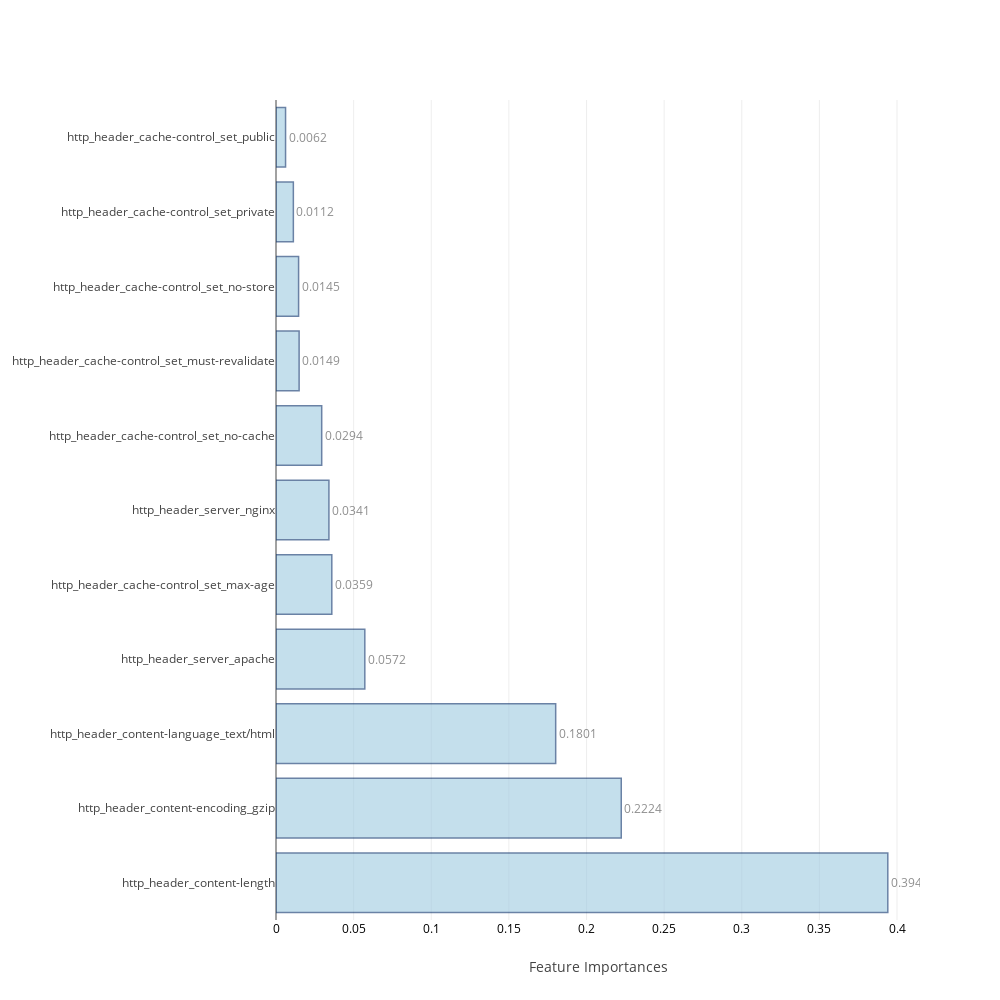
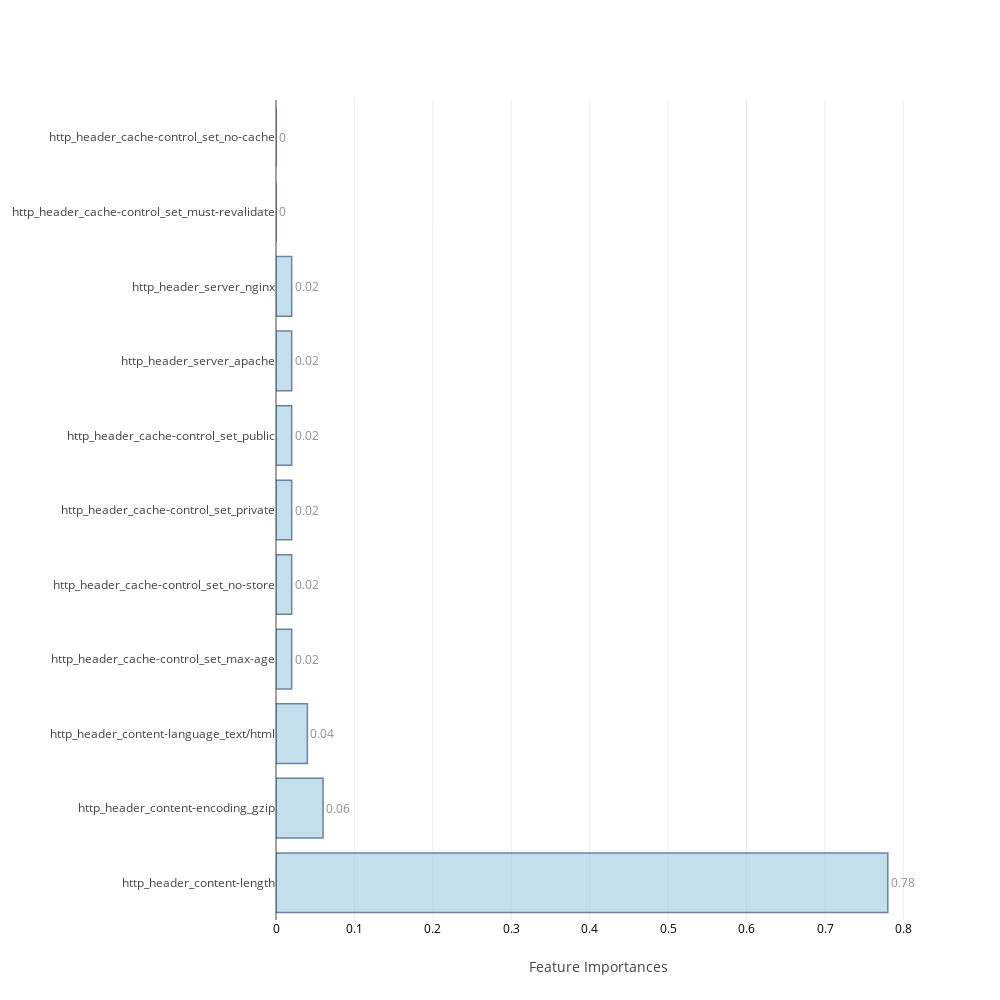
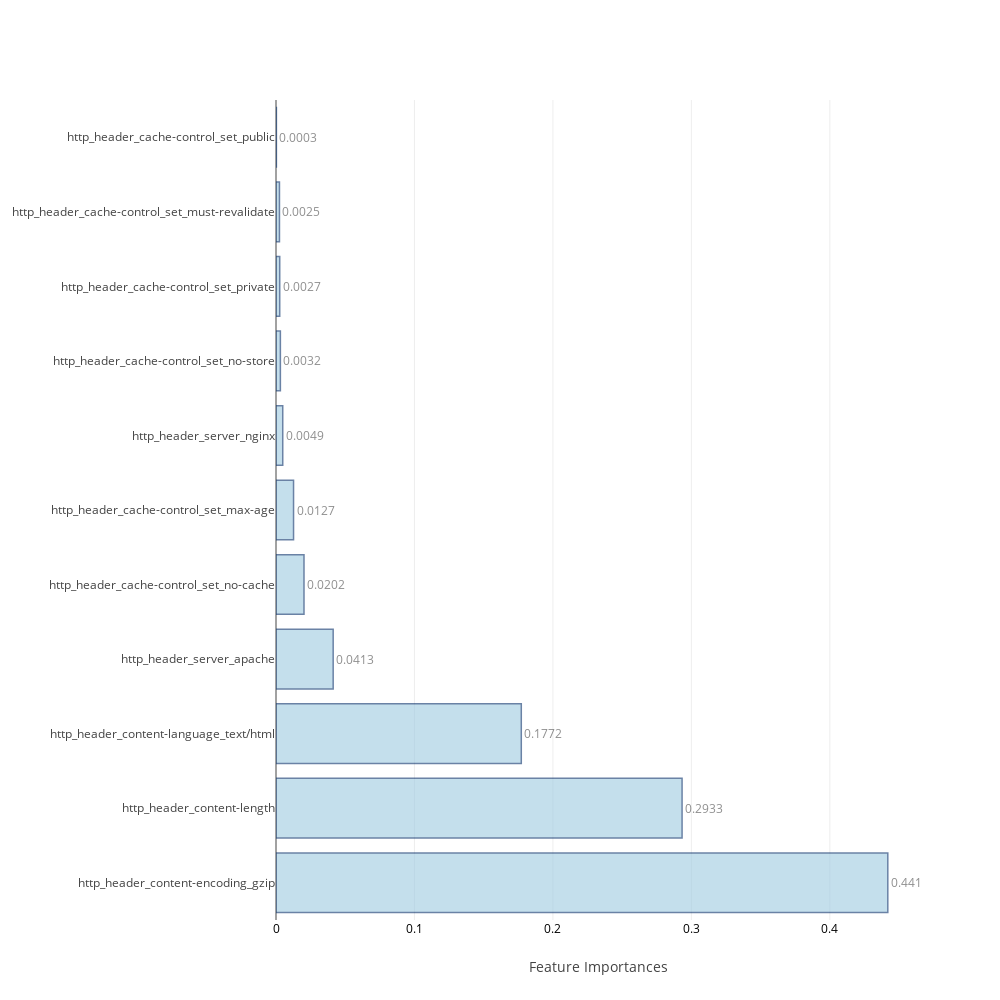
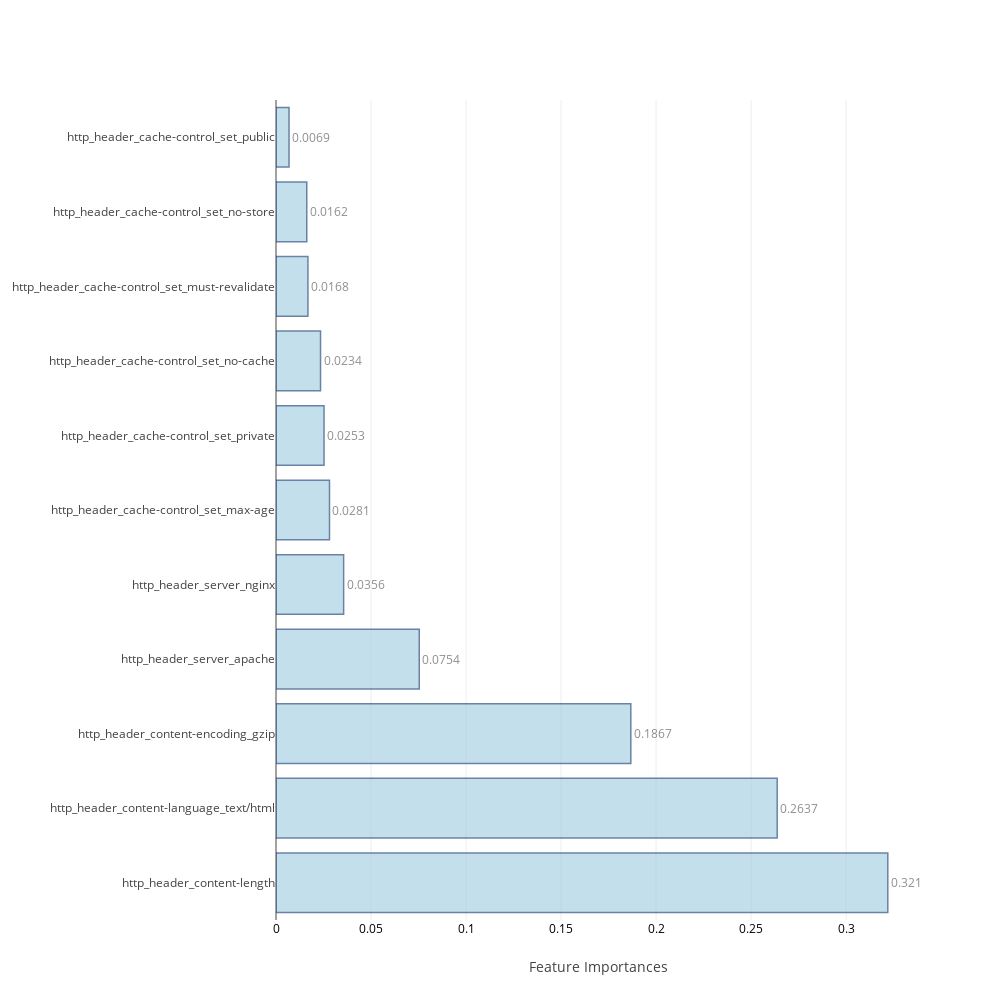

The notebook cell these images were saved under, in order:
### Code cell
feat_imp=[None]*4
j=0
for i in range(0,8):
    if i>=2 and i<=5:
        model,cm_train,cm_test,acc_train,acc_test,roc_auc,feat_imp[j],mcc=f[i](scaled_X_train,train_Y,scaled_X_test,test_Y,columns[:-2])
        j=j+1
    else:
        model,cm_train,cm_test,acc_train,acc_test,roc_auc,mcc=f[i](scaled_X_train,train_Y,scaled_X_test,test_Y)
    table_80_50_train.loc[i]=   ([acc_train,cm_train.TP,cm_train.TN,cm_train.FP,cm_train.FN,cm_train.FPR,cm_train.FNR])
    table_80_50_test.loc[i] =   ([acc_test ,cm_test.TP, cm_test.TN, cm_test.FP, cm_test.FN, cm_test.FPR, cm_test.FNR,roc_auc,mcc])
    print("\n")

### Figure 1 — Plotly figure (JSON) as saved in the notebook; plotly's stock layout.template omitted (floating-point values rounded to 4 significant figures)
{"data": [{"marker": {"color": "rgb(158,202,225)", "line": {"color": "rgb(8,48,107)", "width": 1.5}}, "opacity": 0.6, "orientation": "h", "text": [0.3941, 0.2224, 0.1801, 0.0572, 0.0359, 0.0341, 0.0294, 0.0149, 0.0145, 0.0112, 0.0062], "textposition": "outside", "type": "bar", "uid": "84b50101-22a5-4cf7-9fa9-56913d3e8147", "x": [0.3941, 0.2224, 0.1801, 0.0572, 0.03594, 0.03408, 0.02944, 0.01489, 0.01455, 0.01118, 0.006157], "y": ["http_header_content-length", "http_header_content-encoding_gzip", "http_header_content-language_text/html", "http_header_server_apache", "http_header_cache-control_set_max-age", "http_header_server_nginx", "http_header_cache-control_set_no-cache", "http_header_cache-control_set_must-revalidate", "http_header_cache-control_set_no-store", "http_header_cache-control_set_private", "http_header_cache-control_set_public"]}], "layout": {"autosize": false, "height": 1000, "width": 1000, "xaxis": {"tickfont": {"color": "black", "size": 12}, "title": "Feature Importances"}, "yaxis": {"automargin": true}}}

### Figure 2 — Plotly figure (JSON) as saved in the notebook; plotly's stock layout.template omitted (floating-point values rounded to 4 significant figures)
{"data": [{"marker": {"color": "rgb(158,202,225)", "line": {"color": "rgb(8,48,107)", "width": 1.5}}, "opacity": 0.6, "orientation": "h", "text": [0.78, 0.06, 0.04, 0.02, 0.02, 0.02, 0.02, 0.02, 0.02, 0, 0], "textposition": "outside", "type": "bar", "uid": "e23f1a98-8e6e-4e87-8598-b8343f88a0e3", "x": [0.78, 0.06, 0.04, 0.02, 0.02, 0.02, 0.02, 0.02, 0.02, 0, 0], "y": ["http_header_content-length", "http_header_content-encoding_gzip", "http_header_content-language_text/html", "http_header_cache-control_set_max-age", "http_header_cache-control_set_no-store", "http_header_cache-control_set_private", "http_header_cache-control_set_public", "http_header_server_apache", "http_header_server_nginx", "http_header_cache-control_set_must-revalidate", "http_header_cache-control_set_no-cache"]}], "layout": {"autosize": false, "height": 1000, "width": 1000, "xaxis": {"tickfont": {"color": "black", "size": 12}, "title": "Feature Importances"}, "yaxis": {"automargin": true}}}

### Figure 3 — Plotly figure (JSON) as saved in the notebook; plotly's stock layout.template omitted (floating-point values rounded to 4 significant figures)
{"data": [{"marker": {"color": "rgb(158,202,225)", "line": {"color": "rgb(8,48,107)", "width": 1.5}}, "opacity": 0.6, "orientation": "h", "text": [0.4419, 0.2933, 0.1772, 0.0413, 0.0202, 0.0127, 0.0049, 0.0032, 0.0027, 0.0025, 0.0003], "textposition": "outside", "type": "bar", "uid": "f1582f15-2b19-4de0-af09-5c60e5f5fa3d", "x": [0.4419, 0.2933, 0.1772, 0.04129, 0.02021, 0.01268, 0.004865, 0.003164, 0.002695, 0.002502, 0.0002858], "y": ["http_header_content-encoding_gzip", "http_header_content-length", "http_header_content-language_text/html", "http_header_server_apache", "http_header_cache-control_set_no-cache", "http_header_cache-control_set_max-age", "http_header_server_nginx", "http_header_cache-control_set_no-store", "http_header_cache-control_set_private", "http_header_cache-control_set_must-revalidate", "http_header_cache-control_set_public"]}], "layout": {"autosize": false, "height": 1000, "width": 1000, "xaxis": {"tickfont": {"color": "black", "size": 12}, "title": "Feature Importances"}, "yaxis": {"automargin": true}}}

### Figure 4 — Plotly figure (JSON) as saved in the notebook; plotly's stock layout.template omitted (floating-point values rounded to 4 significant figures)
{"data": [{"marker": {"color": "rgb(158,202,225)", "line": {"color": "rgb(8,48,107)", "width": 1.5}}, "opacity": 0.6, "orientation": "h", "text": [0.3219, 0.2637, 0.1867, 0.0754, 0.0356, 0.0281, 0.0253, 0.0234, 0.0168, 0.0162, 0.0069], "textposition": "outside", "type": "bar", "uid": "a1c73d53-c52e-4d3f-bfb9-987b96864b5d", "x": [0.3219, 0.2637, 0.1867, 0.07538, 0.03559, 0.02814, 0.02527, 0.02343, 0.01679, 0.01618, 0.006858], "y": ["http_header_content-length", "http_header_content-language_text/html", "http_header_content-encoding_gzip", "http_header_server_apache", "http_header_server_nginx", "http_header_cache-control_set_max-age", "http_header_cache-control_set_private", "http_header_cache-control_set_no-cache", "http_header_cache-control_set_must-revalidate", "http_header_cache-control_set_no-store", "http_header_cache-control_set_public"]}], "layout": {"autosize": false, "height": 1000, "width": 1000, "xaxis": {"tickfont": {"color": "black", "size": 12}, "title": "Feature Importances"}, "yaxis": {"automargin": true}}}
